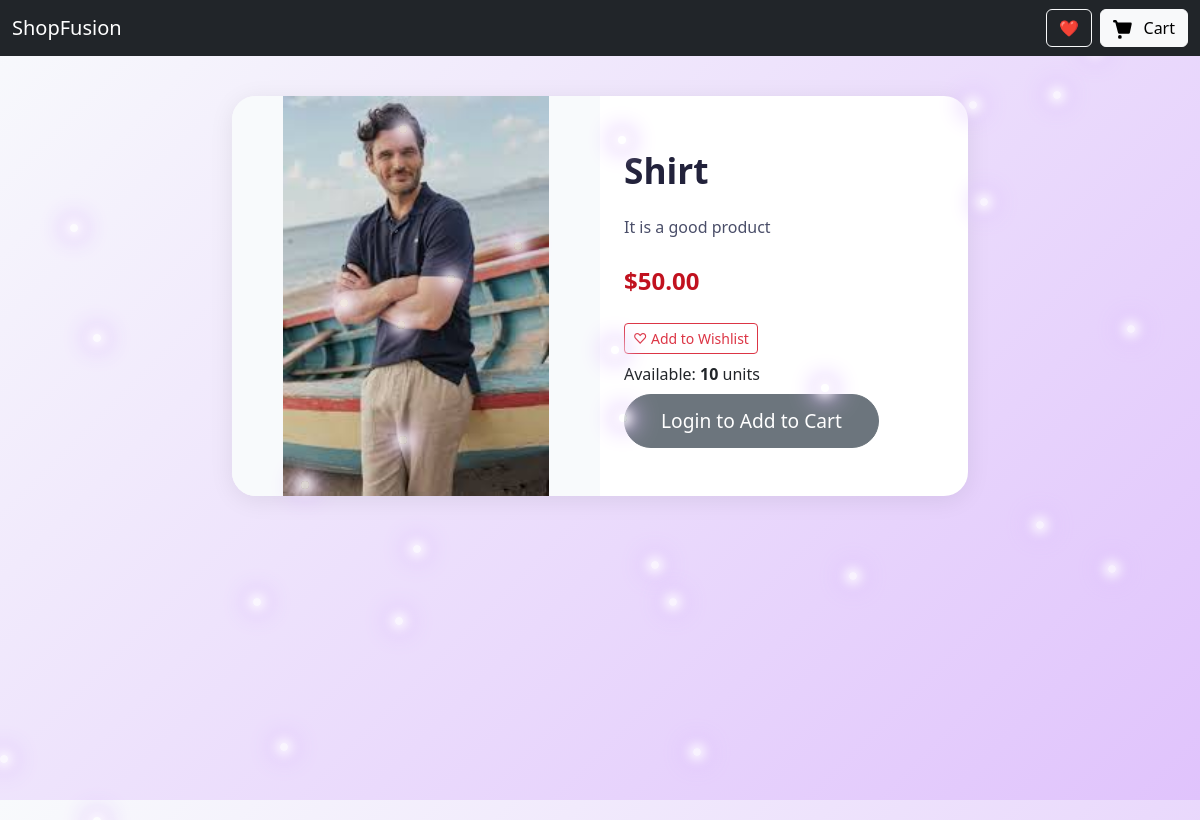
/product/1/, run on the app's committed database.
### store/models.py (models this page shows, shortened)
class Product(models.Model):
    category = models.ForeignKey(Category, on_delete=models.CASCADE)
    name = models.CharField(max_length=200)
    image = models.ImageField(upload_to='products/')
    specification = models.TextField()
    price = models.DecimalField(max_digits=10, decimal_places=2)
    initial_total_stock = models.PositiveIntegerField(default=10)
    @property
    def total_stock(self):
        sizes = self.sizestock_set.all()
        if sizes.exists():
            return sum(s.stock for s in sizes)
        return self.initial_total_stock

### store/views.py (the view)
# urls.py: path('product/<int:pk>/', views.product_detail, name='product_detail'),
def product_detail(request, pk):
    product = get_object_or_404(Product, pk=pk)
    return render(request, 'store/product_detail.html', {'product': product})

### store/templates/store/product_detail.html (shortened to what this page needs)
<!DOCTYPE html>
<html lang="en">
<head>
    <link href="https://cdn.jsdelivr.net/npm/bootstrap@5.3.0/dist/css/bootstrap.min.css" rel="stylesheet">
</head>
<body>
    <nav class="navbar navbar-expand-lg navbar-dark bg-dark">
        <div class="container-fluid">
            <a class="navbar-brand" href="{% url 'user_home' %}">ShopFusion</a>
            <div class="d-flex align-items-center">
                <div class="dropdown me-2">
                    <button class="btn btn-outline-light position-relative" id="wishlistDropdownBtnPD" data-bs-toggle="dropdown" aria-expanded="false">
                        ❤️ <span id="wishlist-badge-pd" class="badge bg-danger position-absolute" style="top:-6px;right:-8px;display:none">0</span>
                    </button>
                </div>
                <a href="{% url 'cart' %}" class="btn btn-light" title="Go to Cart">
                    Cart
                </a>
            </div>
        </div>
    </nav>
    <div class="container">
        <div class="row justify-content-center">
            <div class="col-lg-8">
                <div class="product-card row g-0">
                    <div class="col-md-6">
                        <img src="{{ product.image.url }}" class="product-image" alt="{{ product.name }}">
                    </div>
                    <div class="col-md-6 d-flex align-items-center">
                        <div class="product-info w-100">
                            <div class="product-title">{{ product.name }}</div>
                            <div class="product-spec">{{ product.specification }}</div>
                            <div class="product-price">${{ product.price }}</div>
                            <div class="mb-2">
                                <button id="wishlist-btn" class="btn btn-outline-danger btn-sm" aria-pressed="false" data-product-id="{{ product.id }}">
                                    <span class="wish-icon">♡</span>
                                    <span class="wish-text">Add to Wishlist</span>
                                </button>
                            </div>
                            <div class="mb-2">Available: <strong>{{ product.total_stock }}</strong> units</div>
                            {% if user.is_authenticated %}
                                <form action="{% url 'add_to_cart' product.pk %}" method="post" class="d-flex align-items-center">
                                    {% csrf_token %}
                                    <div class="me-2">
                                        <label class="form-label mb-1">Size</label>
                                        <select name="size" class="form-select">
                                            {% for s in product.sizestock_set.all %}
                                                <option value="{{ s.size }}" {% if s.stock == 0 %}disabled{% endif %}>
                                                    {{ s.size }} {% if s.stock == 0 %}(Out){% else %}({{ s.stock }}){% endif %}
                                                </option>
                                            {% endfor %}
                                        </select>
                                    </div>
                                    <div class="me-2" style="width:90px;">
                                        <label class="form-label mb-1">Qty</label>
                                        <input type="number" name="quantity" min="1" value="1" class="form-control">
                                    </div>
                                    <div>
                                        <button type="submit" class="btn btn-success btn-add">Add to Cart</button>
                                    </div>
                                </form>
                            {% else %}
                                <a href="/admin/login/?next={% url 'product_detail' product.pk %}" class="btn btn-secondary btn-add">Login to Add to Cart</a>
                            {% endif %}
                        </div>
                    </div>
                </div>
            </div>
        </div>
    </div>
</body>
</html>

### store/templates/store/product_detail.html (style rules this page uses)
body { background: linear-gradient(135deg, #f8fafc 0%, #e0c3fc 100%); min-height: 100vh; position: relative; overflow-x: hidden; }
.product-card { margin-top: 40px; box-shadow: 0 4px 24px rgba(0,0,0,0.08); border-radius: 24px; overflow: hidden; background: #fff; }
.product-image { width: 100%; max-height: 400px; object-fit: contain; background: #f8fafc; }
.product-info { padding: 32px 24px; }
.product-title { font-size: 2.2rem; font-weight: bold; color: #22223b; }
.product-spec { color: #4a4e69; margin: 18px 0 24px 0; }
.product-price { font-size: 1.5rem; color: #c1121f; font-weight: bold; margin-bottom: 24px; }
.btn-add { font-size: 1.2rem; padding: 12px 36px; border-radius: 30px; }

### data on the page
Product: image (picture), name "Shirt", specification "It is a good product", price "50.00", total_stock "10"
